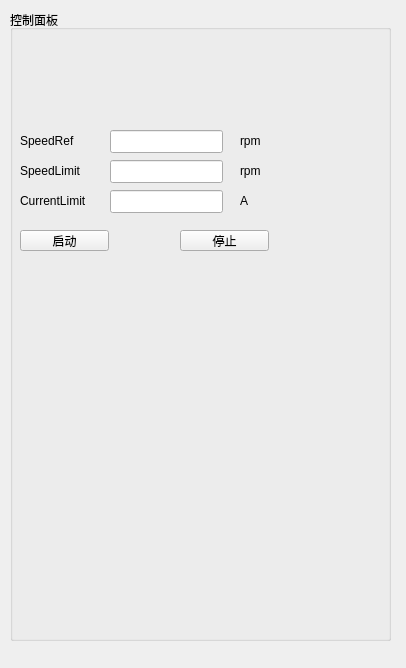
<?xml version="1.0" encoding="UTF-8"?>
<ui version="4.0">
 <class>ControlPanelView</class>
 <widget class="QDockWidget" name="ControlPanelView">
  <property name="geometry">
   <rect>
    <x>0</x>
    <y>0</y>
    <width>406</width>
    <height>668</height>
   </rect>
  </property>
  <property name="windowTitle">
   <string>DockWidget</string>
  </property>
  <widget class="QWidget" name="dockWidgetContents">
   <widget class="QGroupBox" name="groupBox_2">
    <property name="geometry">
     <rect>
      <x>10</x>
      <y>10</y>
      <width>381</width>
      <height>631</height>
     </rect>
    </property>
    <property name="title">
     <string>控制面板</string>
    </property>
    <widget class="QLabel" name="label_7">
     <property name="geometry">
      <rect>
       <x>230</x>
       <y>180</y>
       <width>71</width>
       <height>21</height>
      </rect>
     </property>
     <property name="font">
      <font>
       <family>Arial</family>
      </font>
     </property>
     <property name="text">
      <string>A</string>
     </property>
     <property name="textFormat">
      <enum>Qt::PlainText</enum>
     </property>
    </widget>
    <widget class="QPushButton" name="actionSend_2">
     <property name="geometry">
      <rect>
       <x>170</x>
       <y>220</y>
       <width>89</width>
       <height>21</height>
      </rect>
     </property>
     <property name="text">
      <string>停止</string>
     </property>
    </widget>
    <widget class="QLineEdit" name="lineEdit">
     <property name="geometry">
      <rect>
       <x>100</x>
       <y>120</y>
       <width>113</width>
       <height>23</height>
      </rect>
     </property>
    </widget>
    <widget class="QLineEdit" name="lineEdit_2">
     <property name="geometry">
      <rect>
       <x>100</x>
       <y>150</y>
       <width>113</width>
       <height>23</height>
      </rect>
     </property>
    </widget>
    <widget class="QLabel" name="label_5">
     <property name="geometry">
      <rect>
       <x>10</x>
       <y>180</y>
       <width>91</width>
       <height>21</height>
      </rect>
     </property>
     <property name="font">
      <font>
       <family>Arial</family>
      </font>
     </property>
     <property name="text">
      <string>CurrentLimit</string>
     </property>
     <property name="textFormat">
      <enum>Qt::PlainText</enum>
     </property>
    </widget>
    <widget class="QLineEdit" name="lineEdit_3">
     <property name="geometry">
      <rect>
       <x>100</x>
       <y>180</y>
       <width>113</width>
       <height>23</height>
      </rect>
     </property>
    </widget>
    <widget class="QLabel" name="label_4">
     <property name="geometry">
      <rect>
       <x>10</x>
       <y>150</y>
       <width>91</width>
       <height>21</height>
      </rect>
     </property>
     <property name="font">
      <font>
       <family>Arial</family>
      </font>
     </property>
     <property name="text">
      <string>SpeedLimit</string>
     </property>
     <property name="textFormat">
      <enum>Qt::PlainText</enum>
     </property>
    </widget>
    <widget class="QPushButton" name="actionSend">
     <property name="geometry">
      <rect>
       <x>10</x>
       <y>220</y>
       <width>89</width>
       <height>21</height>
      </rect>
     </property>
     <property name="text">
      <string>启动</string>
     </property>
    </widget>
    <widget class="QLabel" name="label_3">
     <property name="geometry">
      <rect>
       <x>230</x>
       <y>120</y>
       <width>71</width>
       <height>21</height>
      </rect>
     </property>
     <property name="font">
      <font>
       <family>Arial</family>
      </font>
     </property>
     <property name="text">
      <string>rpm</string>
     </property>
     <property name="textFormat">
      <enum>Qt::PlainText</enum>
     </property>
    </widget>
    <widget class="QLabel" name="label_2">
     <property name="geometry">
      <rect>
       <x>10</x>
       <y>120</y>
       <width>91</width>
       <height>21</height>
      </rect>
     </property>
     <property name="font">
      <font>
       <family>Arial</family>
      </font>
     </property>
     <property name="text">
      <string>SpeedRef</string>
     </property>
     <property name="textFormat">
      <enum>Qt::PlainText</enum>
     </property>
    </widget>
    <widget class="QLabel" name="label_6">
     <property name="geometry">
      <rect>
       <x>230</x>
       <y>150</y>
       <width>71</width>
       <height>21</height>
      </rect>
     </property>
     <property name="font">
      <font>
       <family>Arial</family>
      </font>
     </property>
     <property name="text">
      <string>rpm</string>
     </property>
     <property name="textFormat">
      <enum>Qt::PlainText</enum>
     </property>
    </widget>
   </widget>
  </widget>
 </widget>
 <resources/>
 <connections/>
</ui>
